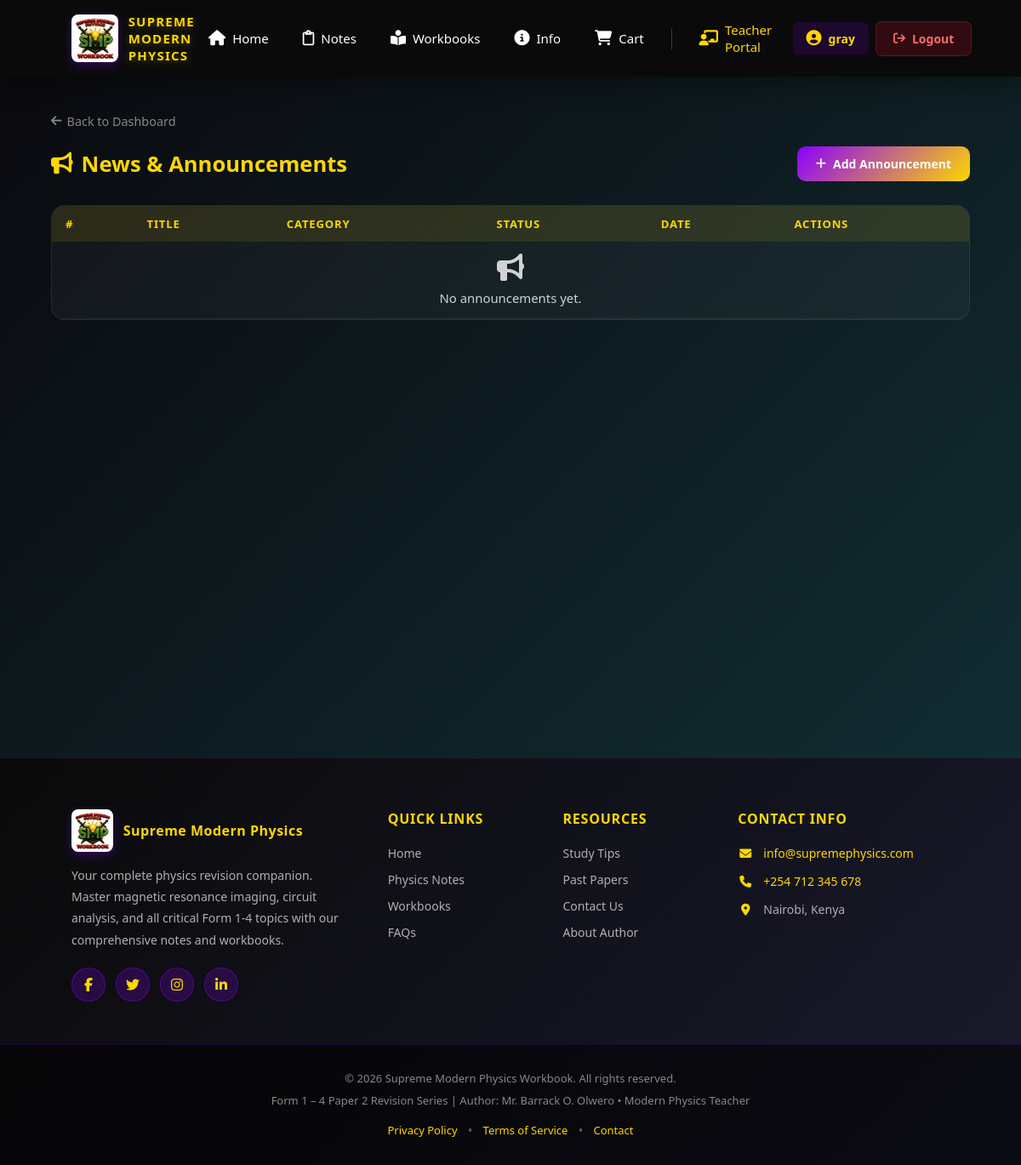
/teacher/announcements/ (signed in), run on an earlier commit of the app's database.
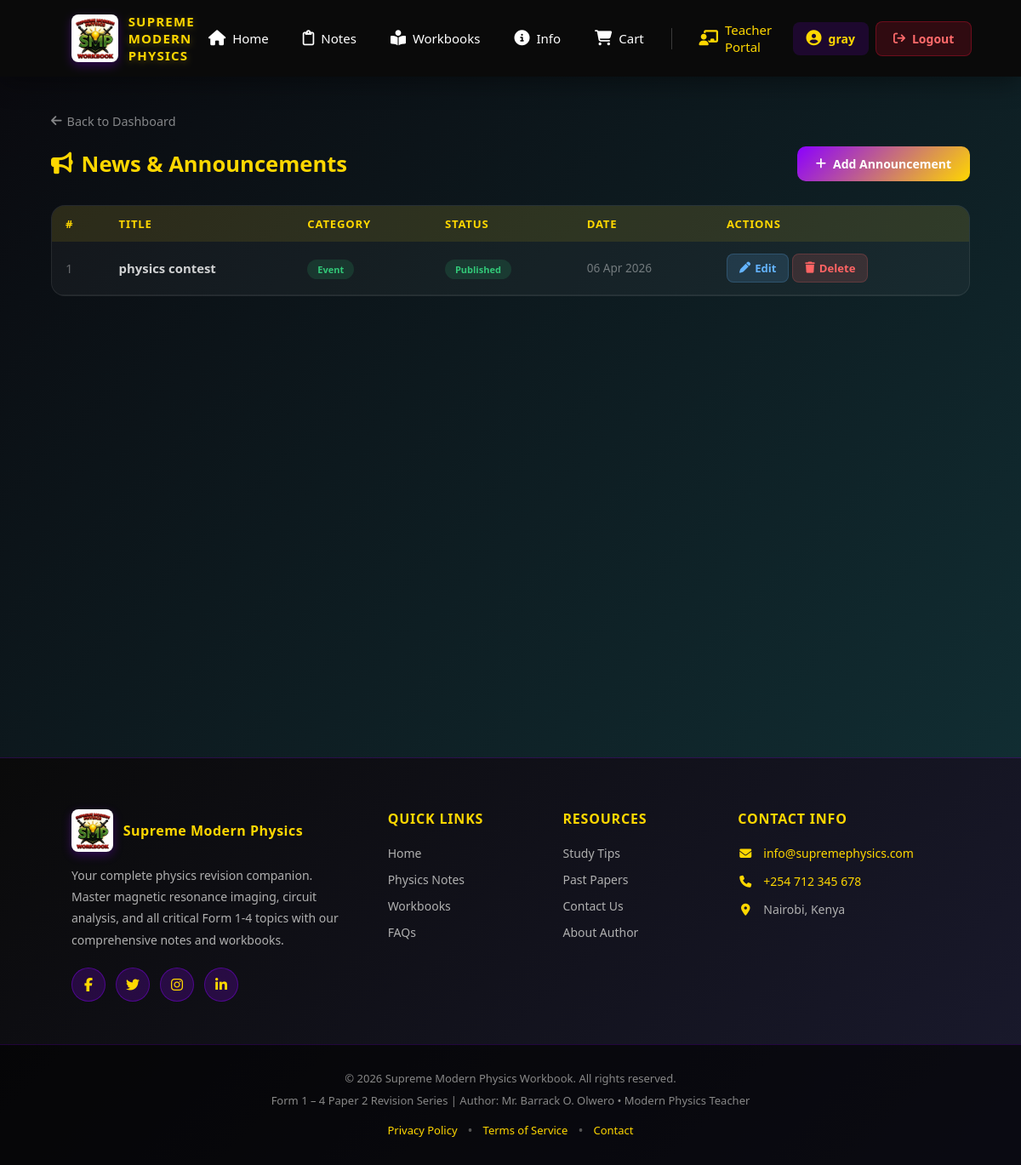
And on a later commit of the database.
### teacher/models.py (models this page shows, shortened)
class Announcement(models.Model):
    CATEGORY_CHOICES = [
        ('news', 'News'),
        ('info', 'Info'),
        ('event', 'Event'),
    ]
    title = models.CharField(max_length=200)
    category = models.CharField(max_length=20, choices=CATEGORY_CHOICES, default='news')
    body = models.TextField()
    is_published = models.BooleanField(default=True)
    author = models.ForeignKey(User, on_delete=models.SET_NULL, null=True, blank=True)
    created_at = models.DateTimeField(auto_now_add=True)
    updated_at = models.DateTimeField(auto_now=True)
    class Meta:
        ordering = ['-created_at']

### teacher/views.py (the view)
# urls.py: path('announcements/', views.manage_announcements, name='manage_announcements'),
@login_required(login_url='accounts:login')
@user_passes_test(is_teacher_or_admin, login_url='accounts:login')
def manage_announcements(request):
    announcements = Announcement.objects.all()
    return render(request, 'teacher/manage_announcements.html', {'announcements': announcements})

### teacher/views.py (called while the page is built)
def is_teacher_or_admin(user):
    return user.is_authenticated and user.is_superuser

### teacher/templates/teacher/manage_announcements.html (shortened to what this page needs)
{% extends 'base.html' %}
{% load static %}
{% block content %}
<div class="portal-page">
    <a href="{% url 'teacher:dashboard' %}" class="portal-back"><i class="fas fa-arrow-left"></i> Back to Dashboard</a>
    <div class="portal-section-header">
        <h2><i class="fas fa-bullhorn"></i> News &amp; Announcements</h2>
        <a href="{% url 'teacher:add_announcement' %}" class="portal-add-btn"><i class="fas fa-plus"></i> Add Announcement</a>
    </div>
    <div class="table-wrap">
        <table class="resource-table">
            <thead><tr><th>#</th><th>Title</th><th>Category</th><th>Status</th><th>Date</th><th>Actions</th></tr></thead>
            <tbody>
                {% for ann in announcements %}
                <tr>
                    <td style="color:rgba(255,255,255,0.35);">{{ forloop.counter }}</td>
                    <td><strong>{{ ann.title }}</strong></td>
                    <td><span class="badge-tag badge-{{ ann.category }}">{{ ann.get_category_display }}</span></td>
                    <td>{% if ann.is_published %}<span class="badge-tag badge-pub">Published</span>{% else %}<span class="badge-tag badge-draft">Draft</span>{% endif %}</td>
                    <td style="color:rgba(255,255,255,0.4);font-size:0.85rem;">{{ ann.created_at|date:"d M Y" }}</td>
                    <td style="white-space:nowrap;">
                        <a href="{% url 'teacher:edit_announcement' ann.pk %}" class="action-btn edit-btn"><i class="fas fa-pen"></i> Edit</a>
                        <a href="{% url 'teacher:delete_announcement' ann.pk %}" class="action-btn del-btn"><i class="fas fa-trash"></i> Delete</a>
                    </td>
                </tr>
                {% empty %}
                <tr><td colspan="6" class="empty-table"><i class="fas fa-bullhorn" style="font-size:2rem;margin-bottom:10px;"></i><br>No announcements yet.</td></tr>
                {% endfor %}
            </tbody>
        </table>
    </div>
</div>
{% endblock %}

What changed in the data, as far as the page shows it:
added Announcement: title "physics contest", category "Event", is_published "Published", created_at "06 Apr 2026"
Also different on the page:
text no longer shown: "No announcements yet."
